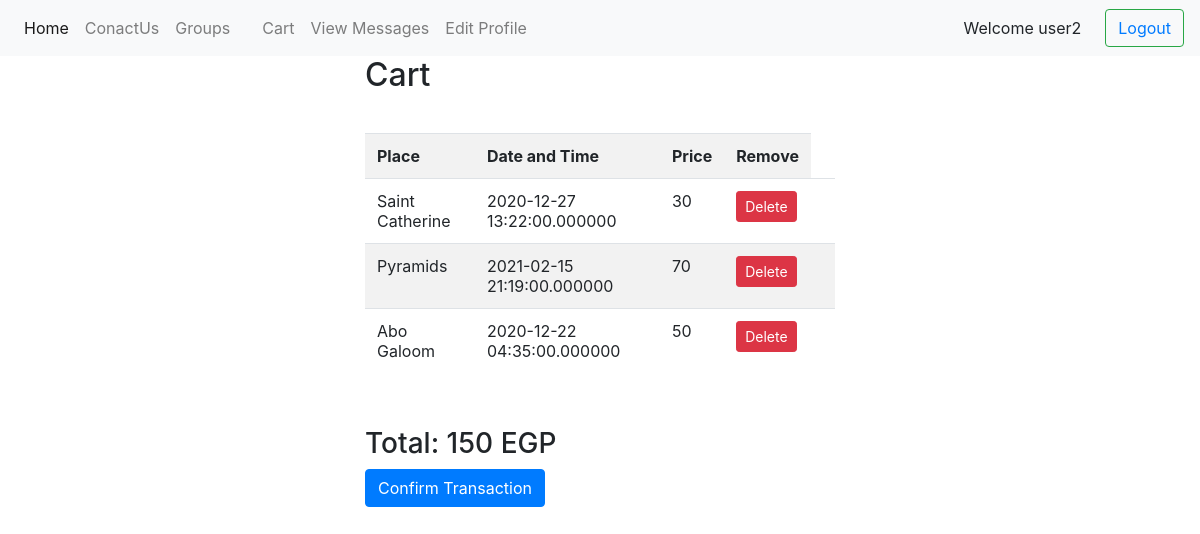
/usercarts.php (signed in), run on the app's committed database.
### tables this page shows
CREATE TABLE `groups` (
  `id` int(100) NOT NULL,
  `place` varchar(50) NOT NULL,
  `datetime` datetime(6) NOT NULL,
  `country` varchar(20) NOT NULL,
  `city` varchar(100) NOT NULL,
  `price` int(50) NOT NULL,
  `photo` varchar(400) NOT NULL
);

### usercarts.php (the view, shortened to what this page needs)
<?php
require_once("navbar.php");
?>
<!doctype html>
<html lang="en">
  <head>
    <link rel="stylesheet" href="https://cdn.jsdelivr.net/npm/bootstrap@4.5.3/dist/css/bootstrap.min.css">
  </head>
<body>
<?php
include("connectionproject.php");
$userid = $_SESSION['id'];
$sql = "SELECT * FROM cart WHERE user_id = '$userid'";
$result2 = mysqli_query($conn, $sql);
$row = mysqli_fetch_array($result2);
$cartid = $row['id'] ;
$sql = "SELECT * FROM cart_groups WHERE cart_id = $cartid";
$result2 = mysqli_query($conn, $sql);
$data = array( );
$data2 = array( );
while($row = mysqli_fetch_array($result2))
{
  $gid = $row['group_id'];
  $sql = "SELECT * FROM groups WHERE id = $gid";
  $result3 = mysqli_query($conn , $sql);
  ?>
  <?php
  while($row = mysqli_fetch_array($result3))
  {
    $data[ ] = $row;
  }
}
?>
<div class="container" style="width:500px;">
  <h2 allign=""> Cart
  <br><br>
  <div class="table-responsive">
    <table class="table table-striped">
      <tr>
         <th>Place</th>
         <th>Date and Time</th>
         <th>Price</th>
         <th>Remove</th>
      </tr>
<?php
 $c = count($data);
 $total=0;
 $sql = "SELECT * FROM cart_groups WHERE cart_id = $cartid";
 $result2 = mysqli_query($conn, $sql);
 while($row = mysqli_fetch_array($result2)){
  $data2[ ] = $row;
}
   for($i=0; $i<$c; $i++)
      {
        ?>
<tr>
        <td><?php echo $data[$i]["place"];?></td>
        <td><?php echo $data[$i]["datetime"];?></td>
        <td><?php echo $data[$i]["price"];?></td>
        <?php
        echo " <th> <a href='http://localhost/WebProject-main/deletecrt.php?id={$data2[$i]['crt_id']}' class='btn btn-danger btn-sm'>Delete<th> </a> ";
       ?>
    </tr>
<?php
             $price= $data[$i]['price'];
             $total += $price;
      }
     ?>
      </table>
      <br>
      <h3> Total: <?php echo $total; ?> EGP</h3>
      <form method="post" action="orders.php?id=<?php echo $cartid;?>">
      <button  type="submit" name="confirm" class="btn btn-primary">Confirm Transaction</button>
      </form>
</body>

### data on the page
groups: place "Saint Catherine", datetime "2020-12-27 13:22:00.000000", price "30"
groups: place "Pyramids", datetime "2021-02-15 21:19:00.000000", price "70"
groups: place "Abo Galoom", datetime "2020-12-22 04:35:00.000000", price "50"

### other printed values
$_SESSION['f'] "user2"
$total "150"
